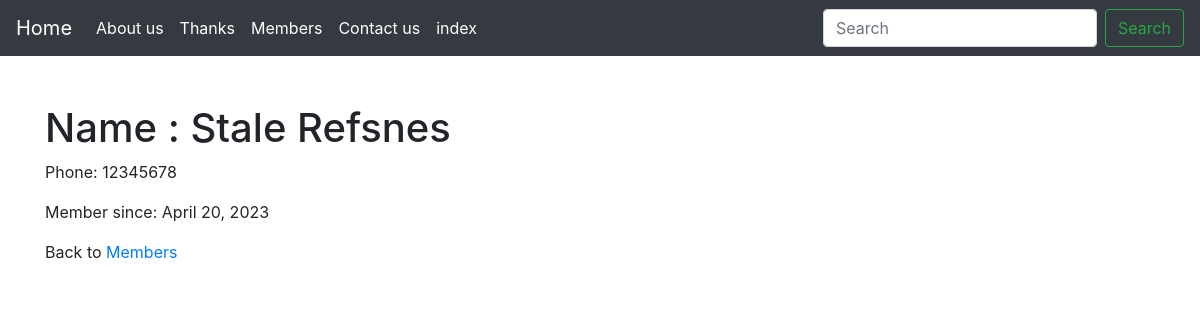
/members/details/5, run on the app's committed database.
### myapp/models.py (models this page shows, shortened)
class Member(models.Model):
  firstname = models.CharField(max_length=255)
  lastname = models.CharField(max_length=255)
  phone = models.IntegerField(null=True)
  joined_date = models.DateField(null=True)

### myapp/views.py (the view)
# urls.py: path('members/details/<int:id>', views.details, name='details'),
def details(request, id):
  mymember = Member.objects.get(id=id)
  template = loader.get_template('details.html')
  context = {
    'mymember': mymember,
  }
  return HttpResponse(template.render(context, request))

### templates/details.html (shortened to what this page needs)
{% extends "master.html" %}
{% block content %}
<div class="container  pt-5">
    <h1>Name : {{ mymember.firstname }} {{ mymember.lastname }}</h1>
    <p>Phone: {{ mymember.phone }}</p>
    <p>Member since: {{ mymember.joined_date }}</p>
    <p>Back to <a href="/members">Members</a></p>
</div>
{% endblock %}

### data on the page
Member: firstname "Stale", lastname "Refsnes", phone "12345678", joined_date "April 20, 2023"
